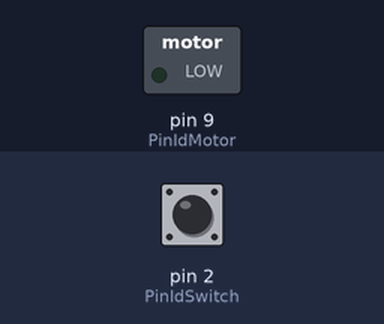
This sketch was run on a simulated Arduino Uno, built with avr-gcc and run on an emulated ATmega328P. Shown: switched loads named in the sketch (green lamp = pin HIGH). The test bench sets the inputs (shaded band); at power-on: pin 2 (PinIdSwitch) LOW.

Above: at 1.2 s.
1.3 s: pin 2 (PinIdSwitch) pulled HIGH for 0.15 s
At 1.37 s:
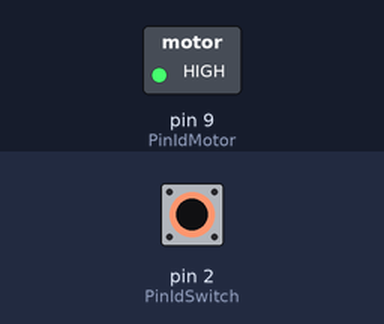
2.9 s: pin 2 (PinIdSwitch) pulled HIGH for 3.2 s
At 6.8 s:
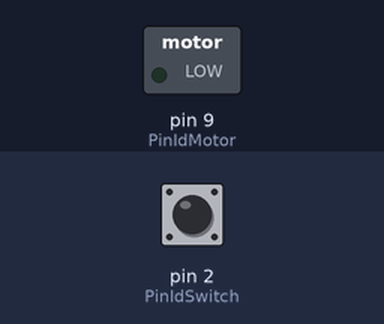
Timing chart, 0 to 8.3 s (numbered marks = the images above; inputs shaded):
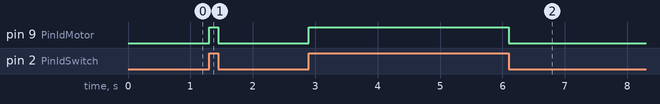

Measured:
- after the input at 1.3 s, pin 9 (PinIdMotor): LOW → HIGH at once, → LOW 0.15 s later
- after the input at 2.9 s, pin 9 (PinIdMotor): LOW → HIGH at once, → LOW 3.2 s later

The sketch:

09motorizedPinwheel.ino
```cpp
// (licence header left out)
enum PinId {
    PinIdSwitch = 2,
    PinIdMotor = 9,
};


void setup() {
    pinMode(PinIdSwitch, INPUT);
    pinMode(PinIdMotor, OUTPUT);
}


void loop() {
    // Turn on/off the motor reflecting the state of the switch
    const boolean switchState = digitalRead(PinIdSwitch);
    digitalWrite(PinIdMotor, switchState);
}
```
